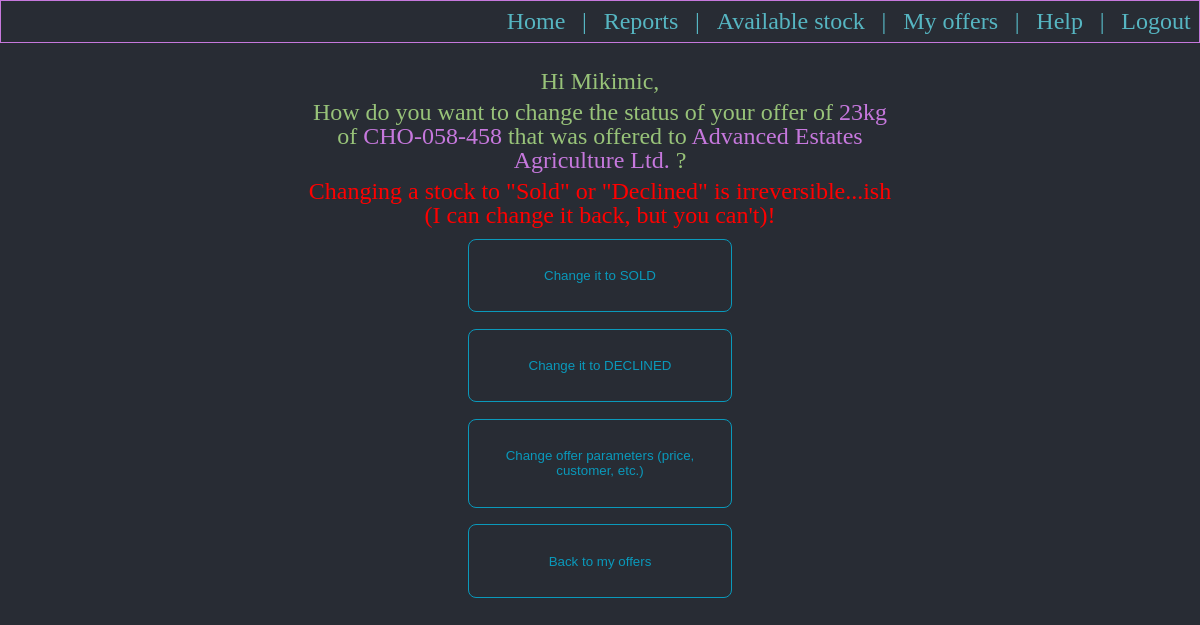
The app's page /change_offer_status/8 (signed in) with its own data.
### aged/models.py (models this page shows, shortened)
class OffersLog(models.Model):
    sales_rep_that_made_the_offer = models.ForeignKey(User, null=True, on_delete=models.SET_NULL)
    offered_stock = models.ForeignKey(AvailableStock, null=True, on_delete=models.SET_NULL)
    offered_product = models.ForeignKey(Products, on_delete=models.RESTRICT)
    customer_that_received_offer = models.ForeignKey(Customers, on_delete=models.RESTRICT)
    offered_sold_or_declined_quantity_kg = models.IntegerField()
    STATUS_CHOICES = (('Offered', 'Offered'),
                      ('Declined', 'Declined'),
                      ('Sold', 'Sold'),
                      ('Offer Expired', 'Offer Expired'))
    offer_status = models.CharField(max_length=20, choices=STATUS_CHOICES)
    discount_offered_percents = models.DecimalField(max_digits=5, decimal_places=2)
    price_per_kg_offered = models.DecimalField(max_digits=7, decimal_places=2)
    date_of_offer = models.DateField()
    expiration_date_of_offer = models.DateField(null=True, blank=True)
    date_of_outcome = models.DateField(null=True, blank=True)
    stock_expired = models.BooleanField(default=False)
    class Meta:
        verbose_name_plural = 'Offers log'

class Products(models.Model):
    cod_material = models.CharField(max_length=100)
    description = models.CharField(max_length=200, null=True, blank=True)
    product_brand = models.ForeignKey(Brands, null=True, blank=True, on_delete=models.SET_NULL)
    product_material_type = models.ForeignKey(MaterialType, null=True, blank=True, on_delete=models.SET_NULL)
    class Meta:
        verbose_name_plural = 'Products'

class Customers(models.Model):
    customer_name = models.CharField(max_length=100)
    customer_number = models.IntegerField()
    salesperson_owning_account = models.ForeignKey(User, null=True, blank=True, on_delete=models.SET_NULL)
    allocated_customer_service_rep = models.ForeignKey(CustomerService, null=True, blank=True, on_delete=models.SET_NULL)
    STATUS_CHOICES = ( ('Active', 'Active'), ('Inactive', 'Inactive'), )
    customer_status = models.CharField(max_length=10, choices=STATUS_CHOICES)
    class Meta:
        verbose_name_plural = 'Customers'

### aged/views.py (the view, shortened to what this page needs)
# urls.py: path('change_offer_status/<str:offer_id>', views.change_offer_status, name='change_offer_status'),
@login_required
def change_offer_status(request, offer_id):
    offered_object = OffersLog.objects.filter(id=offer_id).get()
    if request.method == 'GET':
        return render(request, 'aged/change_offer_status.html', {'object': offered_object})

### aged/templates/aged/change_offer_status.html (shortened to what this page needs)
{% extends 'aged/base.html' %}
{% block body %}
<div class="div_menu_no_border">
  <p class="p_menu">Hi {{user}}, </p>
  <p class="p_menu">How do you want to change the status of your offer of <span style="color:#c678dd"> {{ object.offered_sold_or_declined_quantity_kg }}kg </span>of<span style="color:#c678dd"> {{ object.offered_product.cod_material }} </span>that was offered to <span style="color:#c678dd"> {{ object.customer_that_received_offer.customer_name }}</span> ?</p>
  <p class="p_menu" style = "color:red"> Changing a stock to "Sold" or "Declined" is irreversible...ish (I can change it back, but you can't)!  </p>
  <form class=""  method="post" style="display:flex; flex-direction:column">
    <button type="submit" name="sold" value="1" class="but_change_status">Change it to SOLD</button>
    <button type="submit" name="declined" value="1" class="but_change_status">Change it to DECLINED</button>
    <button type="submit" name="changeOfferRedirect" value="1" class="but_change_status">Change offer parameters (price, customer, etc.)</button>
    <button type="submit" name="return" value="1" class="but_change_status">Back to my offers</button>
  </form>
</div>
{% endblock %}

### aged/static/aged/css/home.css (style rules this page uses)
html, body, div, span, applet, object, iframe, h1, h2, h3, h4, h5, h6, p, blockquote, pre, a, abbr, acronym, address, big, cite, code, del, dfn, em, img, ins, kbd, q, s, samp, small, strike, strong, sub, sup, tt, var, b, u, i, center, dl, dt, dd, ol, ul, li, fieldset, form, label, legend, table, caption, tbody, tfoot, thead, tr, th, td, article, aside, canvas, details, embed, figure, figcaption, footer, header, hgroup, menu, nav, output, ruby, section, summary, time, mark, audio, video { margin: 0; padding: 0; border: 0; font-size: 100%; font: inherit; vertical-align: baseline; }
body { line-height: 1; }
body { background-color: #282c34; height: 100vh; display: flex; flex-direction: column; justify-content: space-between; font-size: 150%; }
p, pre { color: #98c379 }
.div_menu, .div_menu_no_border { display: flex; flex-direction: column; text-align: center; align-items: center; margin: 0.5%; padding: 0.5%; }
.p_menu { width: 50%; margin: 0.3%; }
.but_change_status { padding:10%; margin:3%; border: solid 0.5px #0A99bbff; border-radius: 8px; background:rgba(0,0,0,0); color:#0A99bbff; }

### records on screen
OffersLog: offered_sold_or_declined_quantity_kg "23", offered_product.cod_material "CHO-058-458", customer_that_received_offer.customer_name "Advanced Estates Agriculture Ltd."

### other values on screen
{{ user }} "Mikimic"
